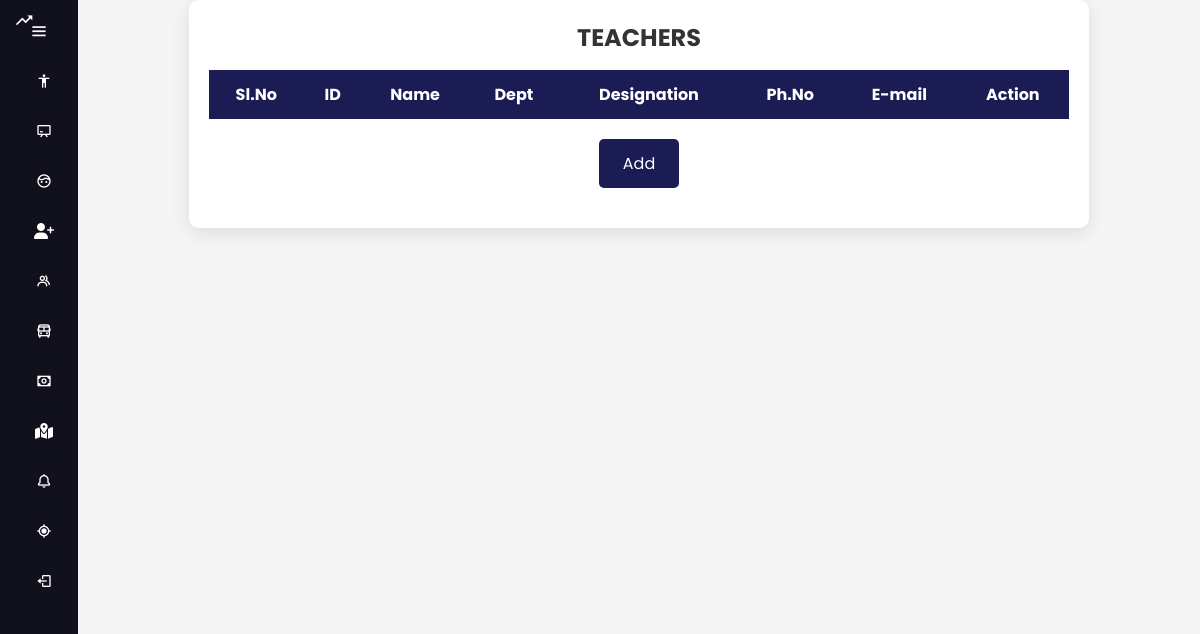
The app's page /administrator/Viewteacher/, older data.
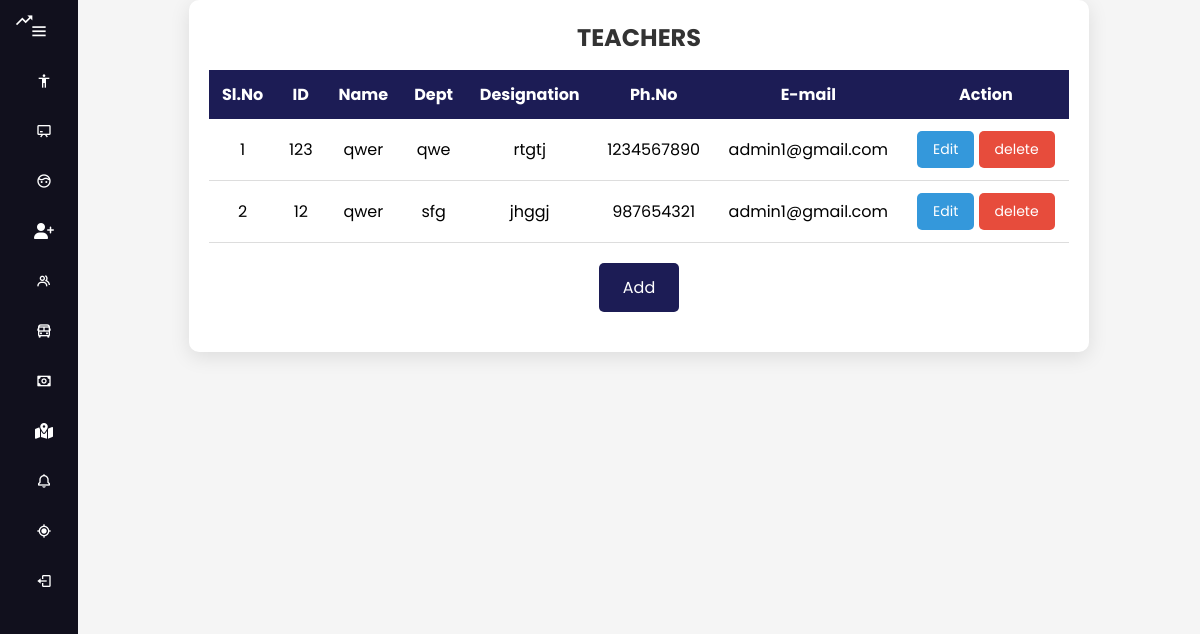
The same page, newer data.
### administrator/models.py (models this page shows)
class TeacherTable(models.Model):
    Name = models.CharField(max_length=30, null=True, blank=True)
    teacherid=models.CharField(max_length=10,null=True,blank=True)
    phoneno=models.BigIntegerField(null=True,blank=True)
    department=models.CharField(max_length=30, null=True, blank=True)
    designation=models.CharField(max_length=30, null=True, blank=True)
    email=models.CharField(max_length=30, null=True, blank=True)
    created_at=models.DateTimeField(auto_now_add=True, null=True, blank=True)
    updated_at = models.DateTimeField(auto_now_add=True, null=True, blank=True)

### administrator/views.py (the view)
# urls.py: path('Viewteacher/',ViewTeacher.as_view(),name="vteacher_page"),
class ViewTeacher(View):
    def get(self, request):
        teacher_obj = TeacherTable.objects.all()
        return render(request, "administrator/teacher/view_teacher.html", {'val': teacher_obj})

### templates/administrator/teacher/view_teacher.html (shortened to what this page needs)
{% extends 'administrator/admindashboard.html' %}
{% load static %}
{% block body %}
<html lang="en">
<head>
    <link rel="stylesheet" href="{% static 'teacher.css' %}">
</head>
<body>
    <div class="table-container">
        <h2>TEACHERS</h2>
        <table>
                <tr>
                    <th>Sl.No</th>
                    <th>ID</th>
                    <th>Name</th>
                    <th>Dept</th>
                    <th>Designation</th>
                    <th>Ph.No</th>
                    <th>E-mail</th>
                    <th>Action</th>
                </tr>
                {% for i in val %}
                <tr>
                    <td>{{forloop.counter}}</td>
                    <td>{{i.teacherid}}</td>
                    <td>{{i.Name}}</td>
                    <td>{{i.department}}</td>
                    <td>{{i.designation}}</td>
                    <td>{{i.phoneno}}</td>
                    <td>{{i.email}}</td>
                    <td>
                        <button class="action-btn edit-btn"><a href="/administrator/editteacher/{{i.id}}/">Edit</a></button>
                        <button class="action-btn delete-btn"><a href="/administrator/Deleteteacher/{{i.id}}/">delete</a></button>
                    </td>
                </tr>
                {% endfor %}
        </table>
        <button class="add-btn"> <a href="{% url 'addteacher_page' %}">Add</a></button>
    </div>
</body>
</html>
{% endblock %}

Row changes from the older to the newer data that the page shows:
added TeacherTable: teacherid "123", Name "qwer", department "qwe", designation "rtgtj", phoneno "1234567890", email "admin1@gmail.com"
added TeacherTable: teacherid "12", Name "qwer", department "sfg", designation "jhggj", phoneno "987654321", email "admin1@gmail.com"
